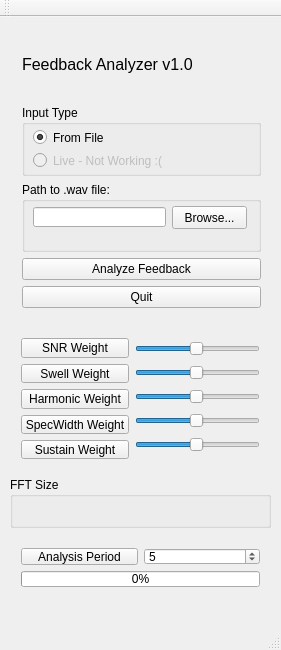
<?xml version="1.0" encoding="UTF-8"?>
<ui version="4.0">
 <class>AnalyzerWindow</class>
 <widget class="QMainWindow" name="AnalyzerWindow">
  <property name="geometry">
   <rect>
    <x>0</x>
    <y>0</y>
    <width>281</width>
    <height>650</height>
   </rect>
  </property>
  <property name="windowTitle">
   <string>AnalyzerWindow</string>
  </property>
  <widget class="QWidget" name="centralWidget">
   <widget class="QWidget" name="layoutWidget">
    <property name="geometry">
     <rect>
      <x>10</x>
      <y>310</y>
      <width>261</width>
      <height>143</height>
     </rect>
    </property>
    <layout class="QHBoxLayout" name="horizontalLayout">
     <item>
      <layout class="QVBoxLayout" name="verticalLayout">
       <item>
        <widget class="QPushButton" name="snrButton">
         <property name="text">
          <string>SNR Weight</string>
         </property>
        </widget>
       </item>
       <item>
        <widget class="QPushButton" name="swellButton">
         <property name="text">
          <string>Swell Weight</string>
         </property>
        </widget>
       </item>
       <item>
        <widget class="QPushButton" name="harmonicWeight">
         <property name="text">
          <string>Harmonic Weight</string>
         </property>
        </widget>
       </item>
       <item>
        <widget class="QPushButton" name="specwidthButton">
         <property name="text">
          <string>SpecWidth Weight</string>
         </property>
        </widget>
       </item>
       <item>
        <widget class="QPushButton" name="sustainButton">
         <property name="text">
          <string>Sustain Weight</string>
         </property>
        </widget>
       </item>
      </layout>
     </item>
     <item>
      <layout class="QVBoxLayout" name="verticalLayout_2">
       <item>
        <widget class="QSlider" name="sliderSNR">
         <property name="minimum">
          <number>1</number>
         </property>
         <property name="maximum">
          <number>100</number>
         </property>
         <property name="value">
          <number>50</number>
         </property>
         <property name="orientation">
          <enum>Qt::Horizontal</enum>
         </property>
        </widget>
       </item>
       <item>
        <widget class="QSlider" name="sliderHarmonics">
         <property name="minimum">
          <number>1</number>
         </property>
         <property name="maximum">
          <number>100</number>
         </property>
         <property name="value">
          <number>50</number>
         </property>
         <property name="orientation">
          <enum>Qt::Horizontal</enum>
         </property>
        </widget>
       </item>
       <item>
        <widget class="QSlider" name="sliderSwell">
         <property name="minimum">
          <number>1</number>
         </property>
         <property name="maximum">
          <number>100</number>
         </property>
         <property name="value">
          <number>50</number>
         </property>
         <property name="orientation">
          <enum>Qt::Horizontal</enum>
         </property>
        </widget>
       </item>
       <item>
        <widget class="QSlider" name="sliderSpecWidth">
         <property name="minimum">
          <number>1</number>
         </property>
         <property name="maximum">
          <number>100</number>
         </property>
         <property name="value">
          <number>50</number>
         </property>
         <property name="orientation">
          <enum>Qt::Horizontal</enum>
         </property>
        </widget>
       </item>
       <item>
        <widget class="QSlider" name="sliderSustain">
         <property name="minimum">
          <number>1</number>
         </property>
         <property name="maximum">
          <number>100</number>
         </property>
         <property name="value">
          <number>50</number>
         </property>
         <property name="orientation">
          <enum>Qt::Horizontal</enum>
         </property>
        </widget>
       </item>
      </layout>
     </item>
    </layout>
   </widget>
   <widget class="QWidget" name="layoutWidget">
    <property name="geometry">
     <rect>
      <x>11</x>
      <y>1</y>
      <width>261</width>
      <height>301</height>
     </rect>
    </property>
    <layout class="QVBoxLayout" name="verticalLayout_4">
     <item>
      <widget class="QLabel" name="label">
       <property name="font">
        <font>
         <pointsize>12</pointsize>
        </font>
       </property>
       <property name="text">
        <string>Feedback Analyzer v1.0</string>
       </property>
      </widget>
     </item>
     <item>
      <widget class="QGroupBox" name="groupBox">
       <property name="title">
        <string>Input Type</string>
       </property>
       <widget class="QRadioButton" name="fileRadio">
        <property name="geometry">
         <rect>
          <x>11</x>
          <y>24</y>
          <width>231</width>
          <height>17</height>
         </rect>
        </property>
        <property name="text">
         <string>From File</string>
        </property>
        <property name="checked">
         <bool>true</bool>
        </property>
       </widget>
       <widget class="QRadioButton" name="liveRadio">
        <property name="enabled">
         <bool>false</bool>
        </property>
        <property name="geometry">
         <rect>
          <x>11</x>
          <y>47</y>
          <width>241</width>
          <height>17</height>
         </rect>
        </property>
        <property name="text">
         <string>Live - Not Working :(</string>
        </property>
        <property name="checkable">
         <bool>false</bool>
        </property>
       </widget>
      </widget>
     </item>
     <item>
      <widget class="QGroupBox" name="groupBox_2">
       <property name="title">
        <string>Path to .wav file:</string>
       </property>
       <widget class="QLineEdit" name="filenameEdit">
        <property name="geometry">
         <rect>
          <x>11</x>
          <y>25</y>
          <width>133</width>
          <height>20</height>
         </rect>
        </property>
        <property name="text">
         <string/>
        </property>
       </widget>
       <widget class="QPushButton" name="pushBrowse">
        <property name="geometry">
         <rect>
          <x>150</x>
          <y>24</y>
          <width>75</width>
          <height>23</height>
         </rect>
        </property>
        <property name="text">
         <string>Browse...</string>
        </property>
       </widget>
      </widget>
     </item>
     <item>
      <layout class="QVBoxLayout" name="verticalLayout_3">
       <item>
        <widget class="QPushButton" name="AnalyzeButton">
         <property name="text">
          <string>Analyze Feedback</string>
         </property>
        </widget>
       </item>
       <item>
        <widget class="QPushButton" name="QuitButton">
         <property name="text">
          <string>Quit</string>
         </property>
        </widget>
       </item>
      </layout>
     </item>
    </layout>
   </widget>
   <widget class="QWidget" name="layoutWidget">
    <property name="geometry">
     <rect>
      <x>10</x>
      <y>520</y>
      <width>261</width>
      <height>61</height>
     </rect>
    </property>
    <layout class="QVBoxLayout" name="verticalLayout_5">
     <item>
      <layout class="QHBoxLayout" name="horizontalLayout_2">
       <item>
        <widget class="QPushButton" name="analysisperButton">
         <property name="text">
          <string>Analysis Period</string>
         </property>
        </widget>
       </item>
       <item>
        <widget class="QSpinBox" name="analysisPeriodSpinner">
         <property name="minimum">
          <number>1</number>
         </property>
         <property name="value">
          <number>5</number>
         </property>
        </widget>
       </item>
      </layout>
     </item>
     <item>
      <widget class="QProgressBar" name="progressBar">
       <property name="value">
        <number>0</number>
       </property>
       <property name="textVisible">
        <bool>true</bool>
       </property>
      </widget>
     </item>
    </layout>
   </widget>
   <widget class="QGroupBox" name="groupBox_3">
    <property name="geometry">
     <rect>
      <x>10</x>
      <y>460</y>
      <width>261</width>
      <height>51</height>
     </rect>
    </property>
    <property name="title">
     <string>FFT Size</string>
    </property>
    <widget class="QWidget" name="">
     <property name="geometry">
      <rect>
       <x>10</x>
       <y>20</y>
       <width>241</width>
       <height>19</height>
      </rect>
     </property>
     <layout class="QHBoxLayout" name="horizontalLayout_3">
      <item>
       <widget class="QRadioButton" name="radio512">
        <property name="text">
         <string>512</string>
        </property>
       </widget>
      </item>
      <item>
       <widget class="QRadioButton" name="radio1024">
        <property name="text">
         <string>1024</string>
        </property>
        <property name="checked">
         <bool>true</bool>
        </property>
       </widget>
      </item>
      <item>
       <widget class="QRadioButton" name="radio2048">
        <property name="text">
         <string>2048</string>
        </property>
       </widget>
      </item>
      <item>
       <widget class="QRadioButton" name="radio4096">
        <property name="text">
         <string>4096</string>
        </property>
       </widget>
      </item>
     </layout>
    </widget>
   </widget>
  </widget>
  <widget class="QMenuBar" name="menuBar">
   <property name="geometry">
    <rect>
     <x>0</x>
     <y>0</y>
     <width>281</width>
     <height>21</height>
    </rect>
   </property>
  </widget>
  <widget class="QToolBar" name="mainToolBar">
   <attribute name="toolBarArea">
    <enum>TopToolBarArea</enum>
   </attribute>
   <attribute name="toolBarBreak">
    <bool>false</bool>
   </attribute>
  </widget>
  <widget class="QStatusBar" name="statusBar"/>
 </widget>
 <layoutdefault spacing="6" margin="11"/>
 <resources/>
 <connections/>
</ui>
